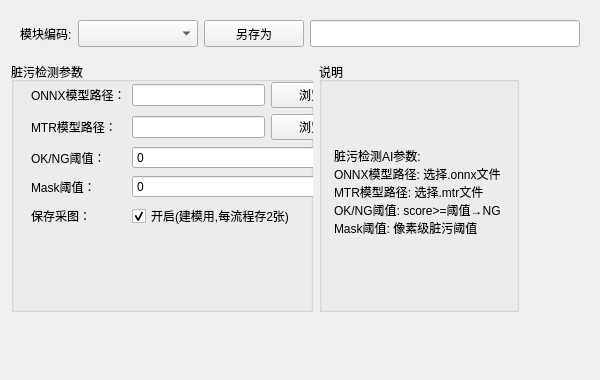
<?xml version="1.0" encoding="UTF-8"?>
<ui version="4.0">
 <class>WidgetRecipeDirty</class>
 <widget class="QWidget" name="WidgetRecipeDirty">
  <property name="geometry">
   <rect>
    <x>0</x>
    <y>0</y>
    <width>600</width>
    <height>380</height>
   </rect>
  </property>
  <property name="windowTitle">
   <string>Form</string>
  </property>
  <layout class="QGridLayout" name="gridLayout_2" columnstretch="1,1,0">
   <item row="0" column="0" colspan="3">
    <widget class="QWidget" name="widget_recipe" native="true">
     <property name="sizePolicy">
      <sizepolicy hsizetype="Preferred" vsizetype="Fixed">
       <horstretch>0</horstretch>
       <verstretch>0</verstretch>
      </sizepolicy>
     </property>
     <property name="minimumSize">
      <size>
       <width>0</width>
       <height>45</height>
      </size>
     </property>
     <property name="maximumSize">
      <size>
       <width>16777215</width>
       <height>50</height>
      </size>
     </property>
     <layout class="QGridLayout" name="gridLayout">
      <item row="0" column="0">
       <widget class="QLabel" name="label_3">
        <property name="text">
         <string>模块编码:</string>
        </property>
       </widget>
      </item>
      <item row="0" column="1">
       <widget class="QComboBox" name="comboBox_Recipe">
        <property name="sizePolicy">
         <sizepolicy hsizetype="Preferred" vsizetype="Preferred">
          <horstretch>0</horstretch>
          <verstretch>0</verstretch>
         </sizepolicy>
        </property>
        <property name="minimumSize">
         <size>
          <width>120</width>
          <height>0</height>
         </size>
        </property>
        <property name="styleSheet">
         <string notr="true">QComboBox{font:20px;height: 50px;}</string>
        </property>
       </widget>
      </item>
      <item row="0" column="2">
       <widget class="QPushButton" name="btnSave">
        <property name="sizePolicy">
         <sizepolicy hsizetype="Preferred" vsizetype="Preferred">
          <horstretch>0</horstretch>
          <verstretch>0</verstretch>
         </sizepolicy>
        </property>
        <property name="minimumSize">
         <size>
          <width>100</width>
          <height>0</height>
         </size>
        </property>
        <property name="text">
         <string>另存为</string>
        </property>
       </widget>
      </item>
      <item row="0" column="3">
       <widget class="QLineEdit" name="lineEdit">
        <property name="sizePolicy">
         <sizepolicy hsizetype="Expanding" vsizetype="Preferred">
          <horstretch>0</horstretch>
          <verstretch>0</verstretch>
         </sizepolicy>
        </property>
        <property name="minimumSize">
         <size>
          <width>0</width>
          <height>25</height>
         </size>
        </property>
       </widget>
      </item>
     </layout>
    </widget>
   </item>
   <item row="1" column="0">
    <widget class="QGroupBox" name="groupBox">
     <property name="maximumSize">
      <size>
       <width>360</width>
       <height>250</height>
      </size>
     </property>
     <property name="title">
      <string>脏污检测参数</string>
     </property>
     <widget class="QWidget" name="layoutWidget">
      <property name="geometry">
       <rect>
        <x>20</x>
        <y>20</y>
        <width>320</width>
        <height>210</height>
       </rect>
      </property>
      <layout class="QFormLayout" name="formLayout">
       <item row="0" column="0">
        <widget class="QLabel" name="label_modelPath">
         <property name="text">
          <string>ONNX模型路径：</string>
         </property>
        </widget>
       </item>
       <item row="0" column="1">
        <widget class="QWidget" name="widget_modelPath" native="true">
         <layout class="QHBoxLayout" name="horizontalLayout_modelPath">
          <property name="leftMargin">
           <number>0</number>
          </property>
          <property name="topMargin">
           <number>0</number>
          </property>
          <property name="rightMargin">
           <number>0</number>
          </property>
          <property name="bottomMargin">
           <number>0</number>
          </property>
          <item>
           <widget class="QLineEdit" name="lineEdit_modelPath"/>
          </item>
          <item>
           <widget class="QPushButton" name="btnBrowseOnnx">
            <property name="sizePolicy">
             <sizepolicy hsizetype="Minimum" vsizetype="Fixed">
              <horstretch>0</horstretch>
              <verstretch>0</verstretch>
             </sizepolicy>
            </property>
            <property name="minimumSize">
             <size>
              <width>60</width>
              <height>0</height>
             </size>
            </property>
            <property name="text">
             <string>浏览</string>
            </property>
           </widget>
          </item>
         </layout>
        </widget>
       </item>
       <item row="1" column="0">
        <widget class="QLabel" name="label_modelPathMtr">
         <property name="text">
          <string>MTR模型路径：</string>
         </property>
        </widget>
       </item>
       <item row="1" column="1">
        <widget class="QWidget" name="widget_modelPathMtr" native="true">
         <layout class="QHBoxLayout" name="horizontalLayout_modelPathMtr">
          <property name="leftMargin">
           <number>0</number>
          </property>
          <property name="topMargin">
           <number>0</number>
          </property>
          <property name="rightMargin">
           <number>0</number>
          </property>
          <property name="bottomMargin">
           <number>0</number>
          </property>
          <item>
           <widget class="QLineEdit" name="lineEdit_modelPathMtr"/>
          </item>
          <item>
           <widget class="QPushButton" name="btnBrowseMtr">
            <property name="sizePolicy">
             <sizepolicy hsizetype="Minimum" vsizetype="Fixed">
              <horstretch>0</horstretch>
              <verstretch>0</verstretch>
             </sizepolicy>
            </property>
            <property name="minimumSize">
             <size>
              <width>60</width>
              <height>0</height>
             </size>
            </property>
            <property name="text">
             <string>浏览</string>
            </property>
           </widget>
          </item>
         </layout>
        </widget>
       </item>
       <item row="2" column="0">
        <widget class="QLabel" name="label_threshold">
         <property name="text">
          <string>OK/NG阈值：</string>
         </property>
        </widget>
       </item>
       <item row="2" column="1">
        <widget class="QDoubleSpinBox" name="doubleSpinBox_threshold">
         <property name="decimals">
          <number>0</number>
         </property>
         <property name="maximum">
          <double>0.000000000000000</double>
         </property>
         <property name="singleStep">
          <double>0.000000000000000</double>
         </property>
         <property name="value">
          <double>0.000000000000000</double>
         </property>
        </widget>
       </item>
       <item row="3" column="0">
        <widget class="QLabel" name="label_maskThreshold">
         <property name="text">
          <string>Mask阈值：</string>
         </property>
        </widget>
       </item>
       <item row="3" column="1">
        <widget class="QDoubleSpinBox" name="doubleSpinBox_maskThreshold">
         <property name="decimals">
          <number>0</number>
         </property>
         <property name="maximum">
          <double>0.000000000000000</double>
         </property>
         <property name="singleStep">
          <double>0.000000000000000</double>
         </property>
         <property name="value">
          <double>0.000000000000000</double>
         </property>
        </widget>
       </item>
       <item row="4" column="0">
        <widget class="QLabel" name="label_captureEnable">
         <property name="text">
          <string>保存采图：</string>
         </property>
        </widget>
       </item>
       <item row="4" column="1">
        <widget class="QCheckBox" name="checkBox_captureEnable">
         <property name="text">
          <string>开启(建模用,每流程存2张)</string>
         </property>
         <property name="checked">
          <bool>true</bool>
         </property>
        </widget>
       </item>
      </layout>
     </widget>
    </widget>
   </item>
   <item row="1" column="1">
    <widget class="QGroupBox" name="groupBox_2">
     <property name="minimumSize">
      <size>
       <width>0</width>
       <height>250</height>
      </size>
     </property>
     <property name="maximumSize">
      <size>
       <width>200</width>
       <height>250</height>
      </size>
     </property>
     <property name="title">
      <string>说明</string>
     </property>
     <widget class="QLabel" name="label_desc">
      <property name="geometry">
       <rect>
        <x>15</x>
        <y>20</y>
        <width>170</width>
        <height>220</height>
       </rect>
      </property>
      <property name="text">
       <string>脏污检测AI参数:
ONNX模型路径: 选择.onnx文件
MTR模型路径: 选择.mtr文件
OK/NG阈值: score&gt;=阈值→NG
Mask阈值: 像素级脏污阈值</string>
      </property>
      <property name="alignment">
       <set>Qt::AlignLeading|Qt::AlignLeft|Qt::AlignVCenter</set>
      </property>
      <property name="wordWrap">
       <bool>false</bool>
      </property>
     </widget>
    </widget>
   </item>
   <item row="1" column="2">
    <spacer name="horizontalSpacer">
     <property name="orientation">
      <enum>Qt::Horizontal</enum>
     </property>
     <property name="sizeHint" stdset="0">
      <size>
       <width>64</width>
       <height>20</height>
      </size>
     </property>
    </spacer>
   </item>
   <item row="2" column="0">
    <spacer name="verticalSpacer">
     <property name="orientation">
      <enum>Qt::Vertical</enum>
     </property>
     <property name="sizeHint" stdset="0">
      <size>
       <width>20</width>
       <height>119</height>
      </size>
     </property>
    </spacer>
   </item>
  </layout>
 </widget>
 <resources/>
 <connections/>
</ui>
